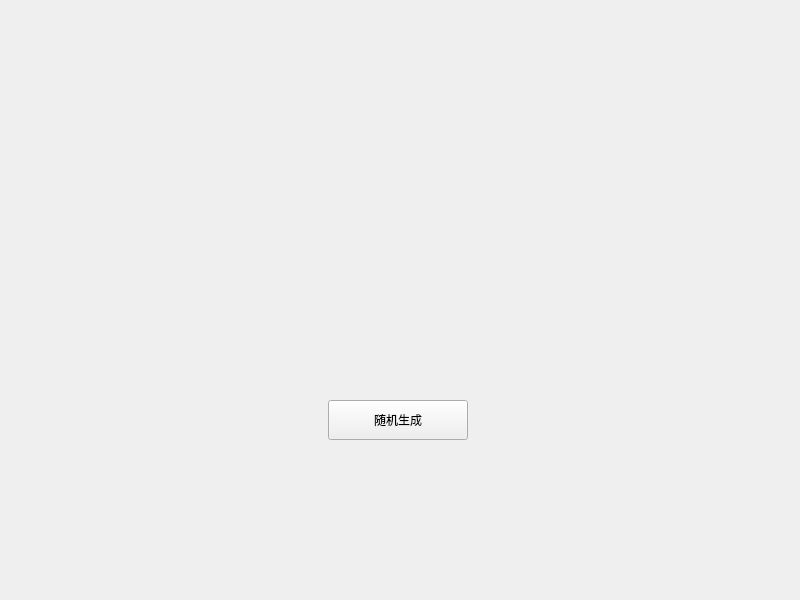
<?xml version="1.0" encoding="UTF-8"?>
<ui version="4.0">
 <class>MainWindow</class>
 <widget class="QWidget" name="MainWindow">
  <property name="geometry">
   <rect>
    <x>0</x>
    <y>0</y>
    <width>800</width>
    <height>600</height>
   </rect>
  </property>
  <property name="minimumSize">
   <size>
    <width>800</width>
    <height>600</height>
   </size>
  </property>
  <property name="maximumSize">
   <size>
    <width>800</width>
    <height>600</height>
   </size>
  </property>
  <property name="windowTitle">
   <string>迷宫</string>
  </property>
  <widget class="QPushButton" name="pushButton">
   <property name="geometry">
    <rect>
     <x>328</x>
     <y>400</y>
     <width>140</width>
     <height>40</height>
    </rect>
   </property>
   <property name="text">
    <string>随机生成</string>
   </property>
  </widget>
 </widget>
 <resources/>
 <connections/>
</ui>
